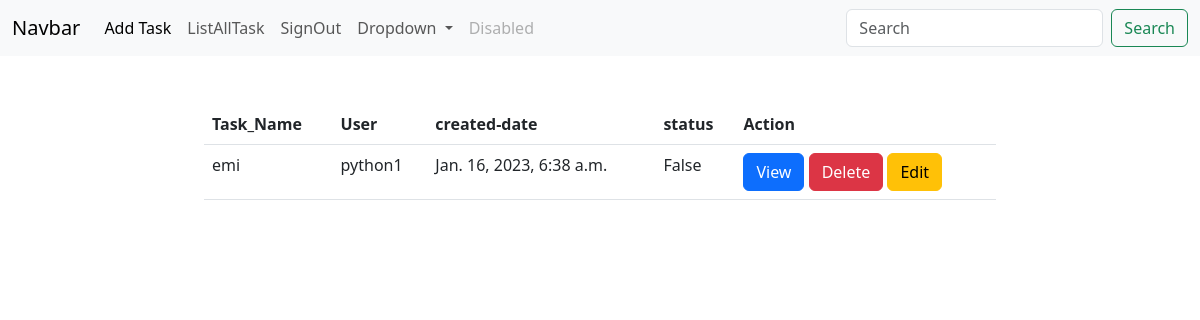
The page /tasks/all (signed in) on the database its author committed.
### api/models.py (models this page shows, shortened)
class Tasks(models.Model):
    task_name=models.CharField(max_length=100)
    user=models.ForeignKey(User,on_delete=models.CASCADE)
    created_date=models.DateTimeField(auto_now_add=True)
    status=models.BooleanField(default=False)

### taskweb/views.py (the view)
# urls.py: path("tasks/all",views.TaskListView.as_view(),name="task-list"),
@method_decorator(signin_required,name="dispatch")
class TaskListView(View):
    def get(self,request,*args,**kwargs):
        qs=Tasks.objects.filter(user=request.user).order_by("-created_date")
        return render(request,"task-list.html",{"tasks":qs})

### taskweb/views.py (called while the page is built)
def signin_required(fn):
    def wrapper(request,*args,**kwargs):
        if not request.user.is_authenticated:
            return redirect("signin")
        else:
            return fn(request,*args,**kwargs)
    return wrapper

### taskweb/templates/task-list.html (shortened to what this page needs)
{%extends 'base.html'%}
{%block body%}
<div class="containers">
    <div class="row mt-5">
        <div class="col-2"></div>
        <div class="col-8">
            <table class="table">
                <tr>
                    <th>Task_Name</th>
                    <th>User</th>
                    <th>created-date</th>
                    <th>status</th>
                    <th>Action</th>
                </tr>
                    {%for t in tasks%}
                    <tr>
                        <td>{{t.task_name}}</td>
                        <td>{{t.user}}</td>
                        <td>{{t.created_date}}</td>
                        <td>{{t.status}}</td>
                        <td>
                            <a href="{%url 'task-detail' t.id%}" class="btn btn-primary">View</a>
                            <a href="{%url 'task-delete' t.id%}" class="btn btn-danger">Delete</a>
                            <a href="{%url 'task-edit' t.id%}" class="btn btn-warning">Edit</a>
                        </td>
                    </tr>
                    {%endfor%}
            </table>
        </div>
        <div class="col-2"></div>
        </div>
    </div>
{%endblock%}

### rows shown on the page
Tasks: task_name "emi", user "python1", created_date "Jan. 16, 2023, 6:38 a.m.", status "False"
